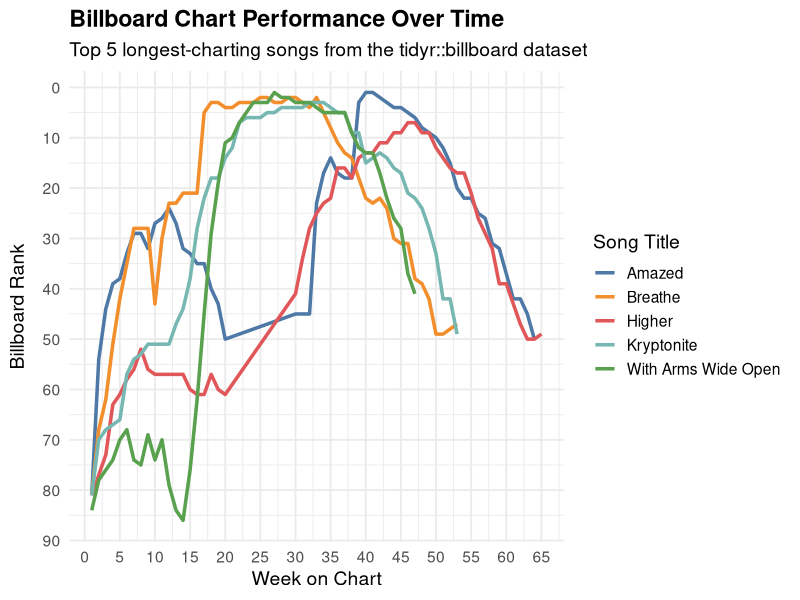

This chart was generated by the following R code:
## ---- chunk 1
suppressPackageStartupMessages(library(tidyverse))
## ---- chunk 2
data("billboard", package = "tidyr")

# Reshape the dataset
billboard_long <- billboard %>%
  pivot_longer(cols = starts_with("wk"), 
               names_to = "week", 
               values_to = "rank", 
               values_drop_na = TRUE) %>%
  mutate(week = as.integer(gsub("wk", "", week)))


# Pick top 5 songs with the most weeks on chart
top_songs <- billboard_long %>%
  group_by(track) %>%
  summarise(weeks_on_chart = n()) %>%
  top_n(5, weeks_on_chart)

# Filter dataset to include only top songs
plot_data <- billboard_long %>%
  filter(track %in% top_songs$track)

# Create the plot
ggplot(plot_data, aes(x = week, y = rank, color = track)) +
  geom_line(size = 1.2) +
  scale_y_reverse(breaks = seq(0, 100, 10)) +  # Because rank 1 is better than 100
  scale_x_continuous(breaks = seq(0, max(plot_data$week), 5)) +
  labs(
    title = "Billboard Chart Performance Over Time",
    subtitle = "Top 5 longest-charting songs from the tidyr::billboard dataset",
    x = "Week on Chart",
    y = "Billboard Rank",
    color = "Song Title"
  ) +
  theme_minimal(base_size = 14) +
  theme(
    plot.title = element_text(face = "bold"),
    axis.title.y = element_text(margin = margin(r = 10))
  ) +
  ggthemes::scale_color_tableau()
